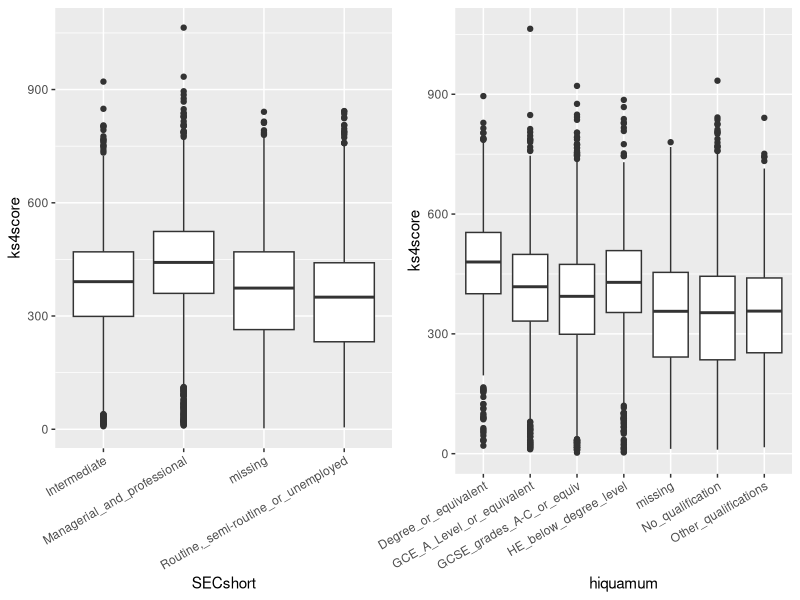
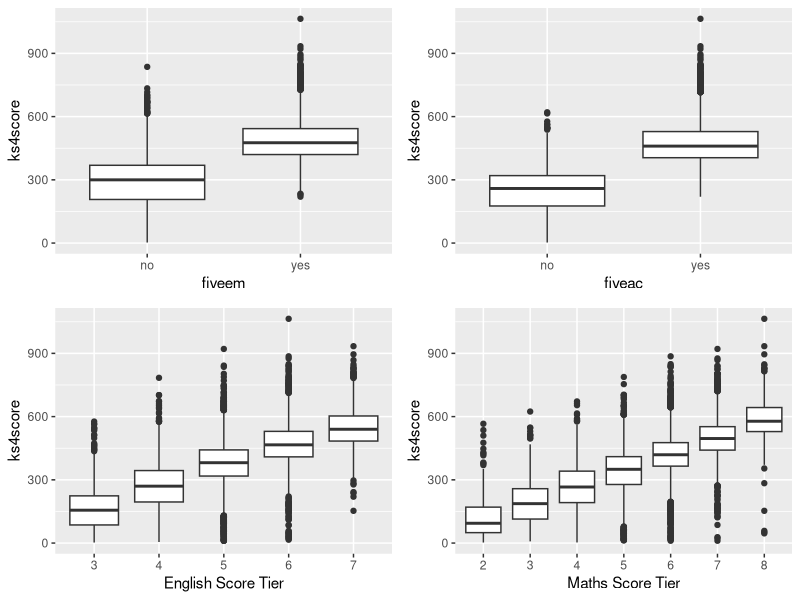
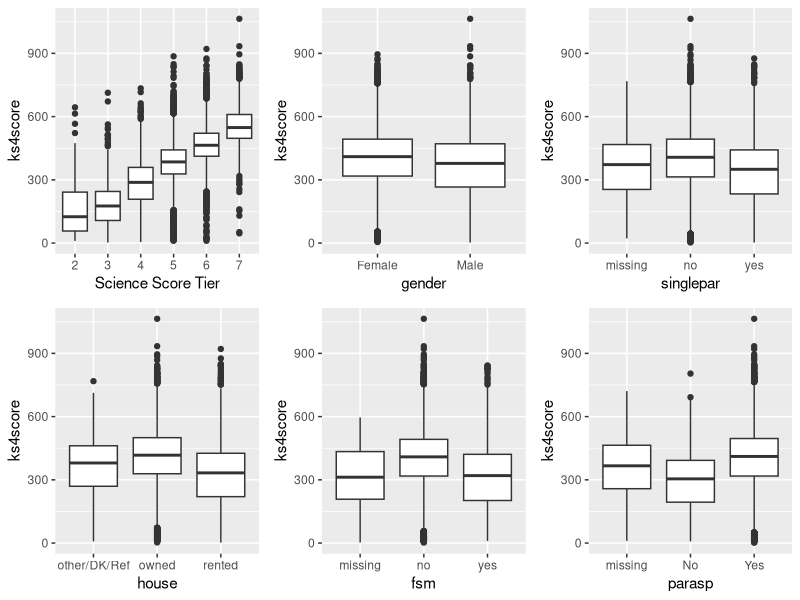
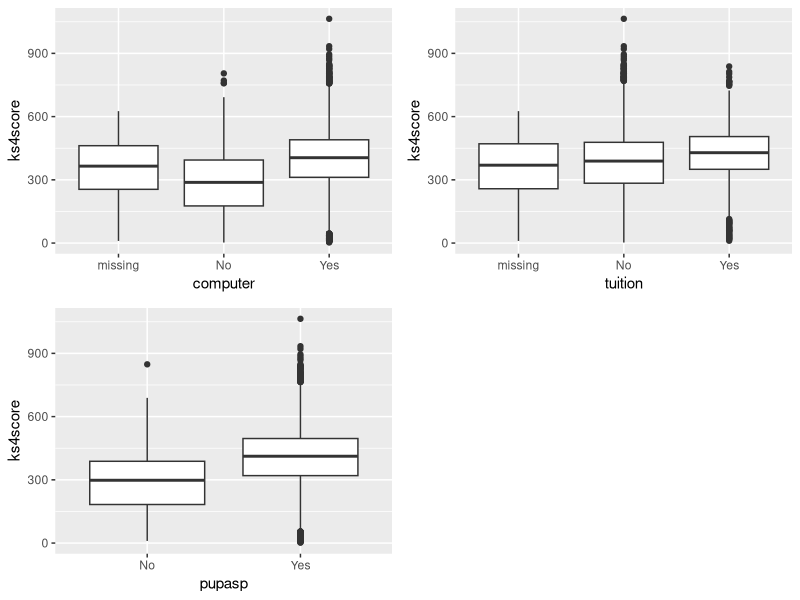
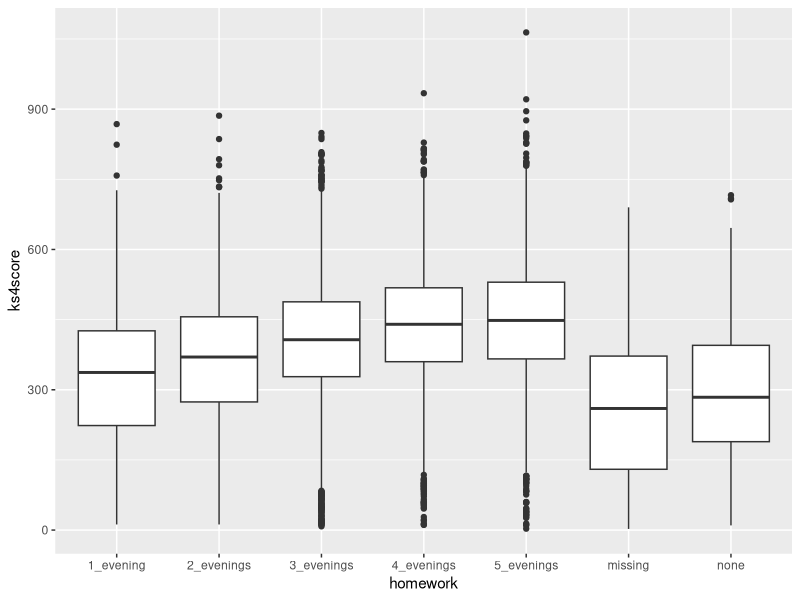
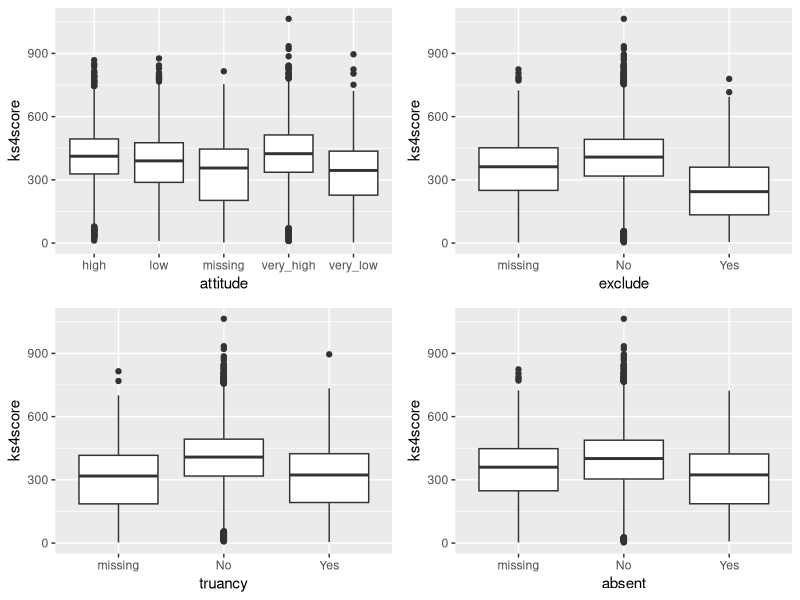
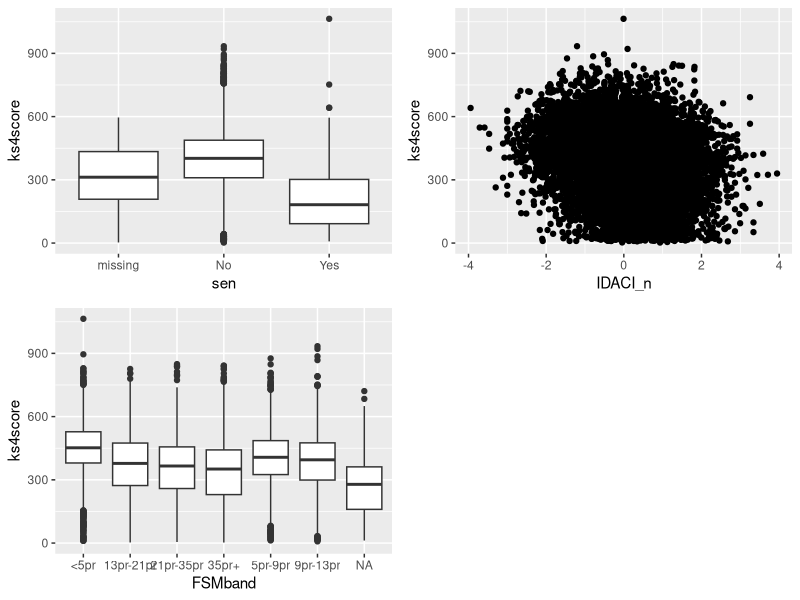
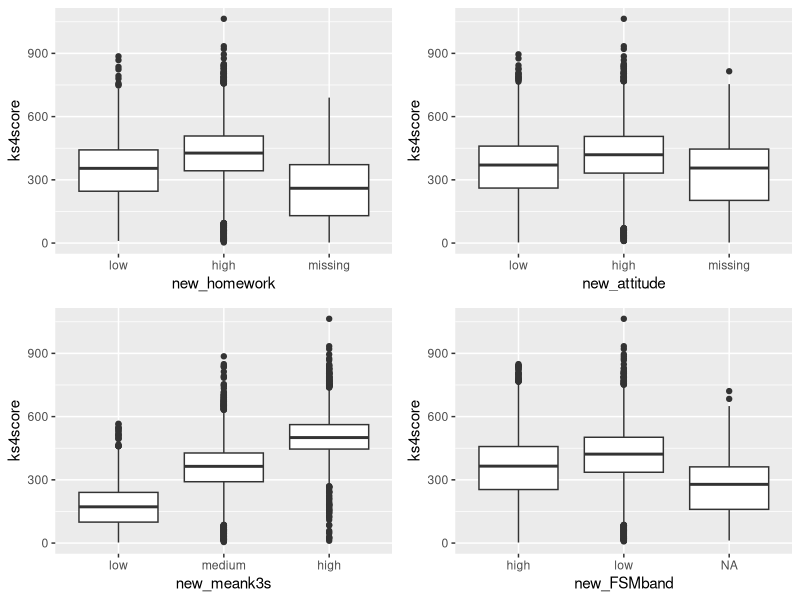

R code for these plots, in order:
library(car)
library(arm)
library(ggplot2)
library(gridExtra)


rw.data <- read.csv("RWNS_final.csv", header = TRUE,stringsAsFactors = TRUE)
head(rw.data)
summary(rw.data)
##---------plotting include missing points

p1 <- ggplot(rw.data, aes(x= fiveem, y=ks4score)) + geom_boxplot()
p2 <- ggplot(rw.data, aes(x= fiveac, y=ks4score)) + geom_boxplot()
p3 <- ggplot(rw.data, aes(x= factor(k3en), y=ks4score)) + geom_boxplot() + labs(x="English Score Tier")
p4 <- ggplot(rw.data, aes(x= factor(k3ma), y=ks4score)) + geom_boxplot() + labs(x="Maths Score Tier")
p5 <- ggplot(rw.data, aes(x= factor(k3sc), y=ks4score)) + geom_boxplot() +  labs(x="Science Score Tier")
p6 <- ggplot(rw.data, aes(x= gender, y=ks4score)) + geom_boxplot()
p7 <- ggplot(rw.data, aes(x= SECshort, y=ks4score)) + geom_boxplot() 
p8 <- ggplot(rw.data, aes(x= hiquamum, y=ks4score)) + geom_boxplot() 
p9 <- ggplot(rw.data, aes(x= singlepar, y=ks4score)) + geom_boxplot()
p10 <- ggplot(rw.data, aes(x= house, y=ks4score)) + geom_boxplot()
p11 <- ggplot(rw.data, aes(x= fsm, y=ks4score)) + geom_boxplot()
p12 <- ggplot(rw.data, aes(x= parasp, y=ks4score)) + geom_boxplot()
p13<-ggplot(rw.data, aes(x=computer, y=ks4score)) + geom_boxplot()
p14<-ggplot(rw.data, aes(x=tuition, y=ks4score)) + geom_boxplot()
p15<-ggplot(rw.data, aes(x=pupasp, y=ks4score)) + geom_boxplot()
p16<-ggplot(rw.data, aes(x=homework, y=ks4score)) + geom_boxplot()
p17<-ggplot(rw.data, aes(x=attitude, y=ks4score)) + geom_boxplot()
p18<-ggplot(rw.data, aes(x=sen, y=ks4score)) + geom_boxplot()
p19<-ggplot(rw.data, aes(x=truancy, y=ks4score)) + geom_boxplot()
p20<-ggplot(rw.data, aes(x=absent, y=ks4score)) + geom_boxplot()
p21<-ggplot(rw.data, aes(x=exclude, y=ks4score)) + geom_boxplot()
p22<-ggplot(rw.data, aes(x=IDACI_n, y=ks4score)) + geom_point()
p23<-ggplot(rw.data, aes(x=FSMband, y=ks4score)) + geom_boxplot()

p7 <- p7 +  theme(axis.text.x = element_text(angle = 30, vjust = 1, hjust=1))
p8 <- p8 + theme(axis.text.x = element_text(angle = 30, vjust = 1, hjust=1))
grid.arrange( p7, p8, ncol =2, nrow=1)

grid.arrange(p1, p2, p3, p4, ncol =2, nrow=2)
grid.arrange(p5, p6, p9, p10,p11,p12, ncol =3, nrow=2)
grid.arrange(p13,p14,p15,nrow=2)
grid.arrange(p16,nrow=1)
grid.arrange(p17,p21,p19,p20,nrow=2)
grid.arrange(p18,p22,p23,nrow=2)

##--- singlepar, house, fsm, parasp, tuition, computer, attitude, exclude, truancy, absent, sen, fsmband

##----change the baselines
rw.data$SECshort <- relevel(rw.data$SECshort, ref = "Routine,_semi-routine_or_unemployed")
rw.data$hiqumum <- relevel(rw.data$hiquamum, ref = "No_qualification")
rw.data$singlepar <- relevel(rw.data$singlepar, ref = "yes")
rw.data$house <- relevel(rw.data$house, ref = "rented")
rw.data$fsm <- relevel(rw.data$fsm, ref = "yes")
rw.data$parasp <- relevel(rw.data$parasp, ref = "No")
rw.data$computer <- relevel(rw.data$computer, ref = "No")
rw.data$tuition <- relevel(rw.data$tuition, ref = "No")
rw.data$homework <- relevel(rw.data$homework, ref = "none")
rw.data$attitude <- relevel(rw.data$attitude, ref = "very_low")
rw.data$sen <- relevel(rw.data$sen, ref = "Yes")
rw.data$truancy <- relevel(rw.data$truancy, ref = "Yes")
rw.data$absent <- relevel(rw.data$absent, ref = "Yes")
rw.data$exclude <- relevel(rw.data$exclude, ref = "Yes")
rw.data$FSMband <- relevel(rw.data$FSMband, ref = "35pr+")

#duplicate data
new.rw.data <- rw.data


##---homework
new.rw.data$new_homework <- new.rw.data$homework
levels(new.rw.data$new_homework)[levels(new.rw.data$new_homework)%in%
                                   c("none","1_evening","2_evenings")] <- "low"
levels(new.rw.data$new_homework)[levels(new.rw.data$new_homework)%in%
                                   c("3_evenings","4_evenings","5_evenings")] <- "high"
summary(new.rw.data$new_homework)
p25<-ggplot(new.rw.data, aes(x=new_homework, y=ks4score)) + geom_boxplot()

##---attitude
new.rw.data$new_attitude <- new.rw.data$attitude
levels(new.rw.data$new_attitude)[levels(new.rw.data$new_attitude)%in%
                                   c("low","very_low")] <- "low"
levels(new.rw.data$new_attitude)[levels(new.rw.data$new_attitude)%in%
                                   c("high","very_high")] <- "high"
summary(new.rw.data$new_attitude)
p27<-ggplot(new.rw.data, aes(x=new_attitude, y=ks4score)) + geom_boxplot()


##---k3ma, k3en and k3sc
cor(new.rw.data$k3en,new.rw.data$k3ma)
cor(new.rw.data$k3en,new.rw.data$k3sc)
cor(new.rw.data$k3sc,new.rw.data$k3ma)
##---the k3s have strong correlation

meank3s <- (new.rw.data$k3en+new.rw.data$k3ma+new.rw.data$k3sc)/3
table(meank3s)
meank3s <- as.factor(meank3s)
new.rw.data$meank3s <- meank3s
summary(new.rw.data)

new.rw.data$new_meank3s <- new.rw.data$meank3s
levels(new.rw.data$new_meank3s)[levels(new.rw.data$new_meank3s)%in%
                                  c("2.33333333333333","2.66666666666667","3","3.33333333333333","3.66666666666667")] <- "low"
levels(new.rw.data$new_meank3s)[levels(new.rw.data$new_meank3s)%in%
                                  c("4","4.33333333333333","4.66666666666667","5","5.33333333333333","5.66666666666667")] <- "medium"
levels(new.rw.data$new_meank3s)[levels(new.rw.data$new_meank3s)%in%
                                  c("6","6.33333333333333","6.66666666666667","7","7.33333333333333")] <- "high"
summary(new.rw.data$new_meank3s)
p24<-ggplot(new.rw.data, aes(x=new_meank3s, y=ks4score)) + geom_boxplot()


##---FSMband
new.rw.data$new_FSMband <- new.rw.data$FSMband
levels(new.rw.data$new_FSMband)[levels(new.rw.data$new_FSMband)%in%
                                  c("<5pr","5pr-9pr","9pr-13pr")] <- "low"
levels(new.rw.data$new_FSMband)[levels(new.rw.data$new_FSMband)%in%
                                  c("13pr-21pr","21pr-35pr","35pr+")] <- "high"
summary(new.rw.data$new_FSMband)
p28<-ggplot(new.rw.data, aes(x=new_FSMband, y=ks4score)) + geom_boxplot()


##---SECshort
new.rw.data$new_secshort <- new.rw.data$SECshort

levels(new.rw.data$new_secshort)[levels(new.rw.data$new_secshort) %in% c("Intermediate","Routine,_semi-routine_or_unemployed")] <- "non-professional"
levels(new.rw.data$new_secshort)[levels(new.rw.data$new_secshort) %in% c("Managerial_and_professional")] <- "professional"

summary(new.rw.data$new_secshort)
p29<-ggplot(new.rw.data, aes(x=new_secshort, y=ks4score)) + geom_boxplot()

##---hiquamum
new.rw.data$new_hiquamum <- new.rw.data$hiquamum

levels(new.rw.data$new_hiquamum)[levels(new.rw.data$new_hiquamum) %in% c("GCE_A_Level_or_equivalent","HE_below_degree_level")] <- "Pre-university-equivalent"

summary(new.rw.data$new_hiquamum)

grid.arrange(p25, p27, p24, p28, ncol =2, nrow=2)

#note
# use meank3s, remove fsm, tuition, new_secshort, idacn 

##---first regression
ks4score.all.lm <-lm(ks4score ~ factor(fiveac)+factor(fiveem)
                     + factor(k3en) + factor(k3ma) + factor(k3sc)
                     +factor(gender)+factor(new_secshort)+factor(new_hiquamum)
                     +factor(singlepar)+factor(house)+factor(fsm)
                     +factor(parasp)+factor(computer)+factor(tuition)+factor(pupasp)
                     +factor(new_homework)+factor(new_attitude)+factor(sen)+factor(truancy)
                     +factor(absent)+factor(exclude)+IDACI_n+factor(new_FSMband)
                     ,data=new.rw.data)
Anova(ks4score.all.lm)

##---remove new_secshort which has the largest p-value
ks4score.all.lm2 <-lm(ks4score ~ factor(fiveac)+factor(fiveem)
                      + factor(k3en) + factor(k3ma) + factor(k3sc)
                      +factor(gender)+factor(new_hiquamum)
                      +factor(singlepar)+factor(house)+factor(fsm)
                      +factor(parasp)+factor(computer)+factor(tuition)+factor(pupasp)
                      +factor(new_homework)+factor(new_attitude)+factor(sen)+factor(truancy)
                      +factor(absent)+factor(exclude)+IDACI_n+factor(new_FSMband)
                      ,data=new.rw.data)
Anova(ks4score.all.lm2)

##---remove tuition which has the largest p-value
ks4score.all.lm3 <-lm(ks4score ~ factor(fiveac)+factor(fiveem)
                      + factor(k3en) + factor(k3ma) + factor(k3sc)
                      +factor(gender)+factor(new_hiquamum)
                      +factor(singlepar)+factor(house)+factor(fsm)
                      +factor(parasp)+factor(computer)+factor(pupasp)
                      +factor(new_homework)+factor(new_attitude)+factor(sen)+factor(truancy)
                      +factor(absent)+factor(exclude)+IDACI_n+factor(new_FSMband)
                      ,data=new.rw.data)
Anova(ks4score.all.lm3)

##---remove fsm which has the largest p-value
ks4score.all.lm4 <-lm(ks4score ~ factor(fiveac)+factor(fiveem)
                      + factor(k3en) + factor(k3ma) + factor(k3sc)
                      +factor(gender)+factor(new_hiquamum)
                      +factor(singlepar)+factor(house)
                      +factor(parasp)+factor(computer)+factor(pupasp)
                      +factor(new_homework)+factor(new_attitude)+factor(sen)+factor(truancy)
                      +factor(absent)+factor(exclude)+IDACI_n+factor(new_FSMband)
                      ,data=new.rw.data)
Anova(ks4score.all.lm4)

##---remove new_hiquamum  which has the largest p-value
ks4score.all.lm5 <-lm(ks4score ~ factor(fiveac)+factor(fiveem)
                      + factor(k3en) + factor(k3ma) + factor(k3sc)
                      +factor(gender)
                      +factor(singlepar)+factor(house)
                      +factor(parasp)+factor(computer)+factor(pupasp)
                      +factor(new_homework)+factor(new_attitude)+factor(sen)+factor(truancy)
                      +factor(absent)+factor(exclude)+IDACI_n+factor(new_FSMband)
                      ,data=new.rw.data)
Anova(ks4score.all.lm5)

##---remove parasp  which has the largest p-value
ks4score.all.lm6 <-lm(ks4score ~ factor(fiveac)+factor(fiveem)
                      + factor(k3en) + factor(k3ma) + factor(k3sc)
                      +factor(gender)
                      +factor(singlepar)+factor(house)
                      +factor(computer)+factor(pupasp)
                      +factor(new_homework)+factor(new_attitude)+factor(sen)+factor(truancy)
                      +factor(absent)+factor(exclude)+IDACI_n+factor(new_FSMband)
                      ,data=new.rw.data)
Anova(ks4score.all.lm6)

vif(ks4score.all.lm6)
##---All remaining predictors are statistical significant at 5% level. 


new.rw.data.2 <- subset(new.rw.data, singlepar!="missing"&house!="other/DK/Ref"&computer!="missing"&
                        homework!="missing"&attitude!="missing"&sen!="missing"&
                        truancy!="missing"&absent!="missing"&exclude!="missing"&
                        FSMband!="NA")
summary(new.rw.data.2)

#check significant predictors
ks4score.all.lm7 <-lm(ks4score ~ factor(fiveac)+factor(fiveem)
                      + factor(k3en) + factor(k3ma) + factor(k3sc)
                      +factor(gender)
                      +factor(singlepar)+factor(house)
                      +factor(computer)+factor(pupasp)
                      +factor(new_homework)+factor(new_attitude)+factor(sen)+factor(truancy)
                      +factor(absent)+factor(exclude)+IDACI_n+factor(new_FSMband)
                      ,data=new.rw.data.2)
Anova(ks4score.all.lm7)

##---remove IDACI_n  which has the largest p-value
ks4score.all.lm8 <-lm(ks4score ~ factor(fiveac)+factor(fiveem)
                      + factor(k3en) + factor(k3ma) + factor(k3sc)
                      +factor(gender)
                      +factor(singlepar)+factor(house)
                      +factor(computer)+factor(pupasp)
                      +factor(new_homework)+factor(new_attitude)+factor(sen)+factor(truancy)
                      +factor(absent)+factor(exclude)+factor(new_FSMband)
                      ,data=new.rw.data.2)
Anova(ks4score.all.lm8)

##---remove absent which has the largest p-value
ks4score.all.lm9 <-lm(ks4score ~ factor(fiveac)+factor(fiveem)
                      + factor(k3en) + factor(k3ma) + factor(k3sc)
                      +factor(gender)
                      +factor(singlepar)+factor(house)
                      +factor(computer)+factor(pupasp)
                      +factor(new_homework)+factor(new_attitude)+factor(sen)+factor(truancy)
                      +factor(exclude)+factor(new_FSMband)
                      ,data=new.rw.data.2)
Anova(ks4score.all.lm9)
vif(ks4score.all.lm9)
##---All remaining predictors are statistical significant at 5% level. 


##--k3ma, k3en, k3sc
ks4score.k3en <-lm(ks4score ~ factor(fiveac)+factor(fiveem)
                      +factor(k3en)
                      +factor(gender)
                      +factor(singlepar)+factor(house)
                      +factor(computer)+factor(pupasp)
                      +factor(new_homework)+factor(new_attitude)+factor(sen)+factor(truancy)
                      +factor(exclude)+factor(new_FSMband)
                      ,data=new.rw.data.2)
summary(ks4score.k3en)
##---Multiple R-Squared =  0.6602 RRE = 81.89

ks4score.k3ma <-lm(ks4score ~ factor(fiveac)+factor(fiveem)
                   +factor(k3ma)
                   +factor(gender)
                   +factor(singlepar)+factor(house)
                   +factor(computer)+factor(pupasp)
                   +factor(new_homework)+factor(new_attitude)+factor(sen)+factor(truancy)
                   +factor(exclude)+factor(new_FSMband)
                   ,data=new.rw.data.2)
summary(ks4score.k3ma)
##---Multiple R-Squared =  0.6754 RRE = 80.04

ks4score.k3sc <-lm(ks4score ~ factor(fiveac)+factor(fiveem)
                   +factor(k3sc)
                   +factor(gender)
                   +factor(singlepar)+factor(house)
                   +factor(computer)+factor(pupasp)
                   +factor(new_homework)+factor(new_attitude)+factor(sen)+factor(truancy)
                   +factor(exclude)+factor(new_FSMband)
                   ,data=new.rw.data.2)
summary(ks4score.k3sc)
##---Multiple R-Squared =  0.6712 RRE = 80.55
##---as k3ma has the highest Multiple R-Squared value + these predictors are highly correlated (correlation & vif), omit k3en & k3sc

ks4score.all.lm10 <-lm(ks4score ~ factor(fiveac)+factor(fiveem)
                      + factor(k3ma)
                      +factor(gender)
                      +factor(singlepar)+factor(house)
                      +factor(computer)+factor(pupasp)
                      +factor(new_homework)+factor(new_attitude)+factor(sen)+factor(truancy)
                      +factor(exclude)+factor(new_FSMband)
                      ,data=new.rw.data.2)
Anova(ks4score.all.lm10)
vif(ks4score.all.lm10)

##---fiveav and fiveem
ks4score.k3ma.fiveac <-lm(ks4score ~ factor(k3ma)+factor(fiveac),data=new.rw.data.2)
summary(ks4score.k3ma.fiveac)
##---Multiple R-Squared = 0.6471

ks4score.k3ma.fiveem <-lm(ks4score ~ factor(k3ma)+factor(fiveem),data=new.rw.data.2)
summary(ks4score.k3ma.fiveem)
##---Multiple R-Squared = 0.5639
##---as fiveac has the highest Multiple R-Squared value, omit fiveem
##--- both predictors are highly correlated (vif)

ks4score.all.lm11 <-lm(ks4score ~ factor(fiveac)
                       + factor(k3ma)
                       +factor(gender)
                       +factor(singlepar)+factor(house)
                       +factor(computer)+factor(pupasp)
                       +factor(new_homework)+factor(new_attitude)+factor(sen)+factor(truancy)
                       +factor(exclude)+factor(new_FSMband)
                       ,data=new.rw.data.2)
Anova(ks4score.all.lm11)
vif(ks4score.all.lm11)


##---truancy, absent and exclude
ks4score.k3ma <-lm(ks4score ~ factor(k3ma) ,data=new.rw.data.2)
summary(ks4score.k3ma)
##---Multiple R-Squared = 0.4842

ks4score.k3ma.truancy <-lm(ks4score ~ factor(k3ma)+factor(truancy),data=new.rw.data.2)
summary(ks4score.k3ma.truancy)
##---Multiple R-Squared = 0.4942


ks4score.k3ma.exclude <-lm(ks4score ~ factor(k3ma)+factor(exclude),data=new.rw.data.2)
summary(ks4score.k3ma.exclude)
##---Multiple R-Squared = 0.5043
##---as exclude has the highest Multiple R-Squared value, omit absent and truancy


ks4score.k3ma.newhom <-lm(ks4score ~ factor(k3ma)+factor(new_homework),data=new.rw.data.2)
summary(ks4score.k3ma.newhom)
##---Multiple R-Squared = 0.4957

ks4score.k3ma.pupasp <-lm(ks4score ~ factor(k3ma)+factor(pupasp),data=new.rw.data.2)
##---Multiple R-Squared = 0.4988
##---as pupasp has the highest Multiple R-Squared value, omit new_homework


#---singlepar, house and computer
ks4score.k3ma.sgp <-lm(ks4score ~ k3ma+factor(singlepar),data=new.rw.data.2)
summary(ks4score.k3ma.sgp)
##---Multiple R-Squared = 0.4899

ks4score.k3ma.house <-lm(ks4score ~ k3ma+factor(house),data=new.rw.data.2)
summary(ks4score.k3ma.house)
##---Multiple R-Squared = 0.4909

ks4score.k3ma.cpt <-lm(ks4score ~ k3ma +factor(computer),data=new.rw.data.2)
summary(ks4score.k3ma.cpt)
##---Multiple R-Squared = 0.4906
##---as house has the highest Multiple R-Squared value, omit singlepar and computer
## The estimate coefficient for the two predictors (house& signlepar) are roughly the same. it means that they have the same relationships. single parents less linkely to own a house. 

# predictor elimination sorely based on r-squared is not solid.I remember she says dont choose model purely based on maximising diagnostic statistics
# comparing computer with singlepar & house does not have a solid reason other than the boxplot
# The end product is still the same but there are some notable different in between
# I use k3ma over other k3s because it has highest r-squared. all k3s are highly correlated(vif, pearson coeff)
# I recon not to use k3mean cus she didnt teach us to combine predictors so iam a bit reluctant on this.
# I got to reject absent through f-test
# fsm sum sq is not 0 
# new_fsmband cannot be rejected if k3ma is treated as a factor but I think it's fine if we treat it as continuous as the model become easier to interpret.


ks4score.all.lm12 <-lm(ks4score ~ factor(fiveac)
                       +factor(k3ma)
                       +factor(gender)
                       +factor(house)
                       +factor(pupasp)
                       +factor(new_attitude)+factor(sen)
                       +factor(exclude)+factor(new_FSMband)
                       ,data=new.rw.data.2)
Anova(ks4score.all.lm12)
vif(ks4score.all.lm12)
summary(ks4score.all.lm12)

final_model <- lm(ks4score ~ factor(fiveac)
                  +k3ma
                  +factor(gender)
                  +factor(house)
                  +factor(pupasp)
                  +factor(new_attitude)+factor(sen)
                  +factor(exclude)
                  ,data=new.rw.data.2)
Anova(final_model)
summary(final_model)
